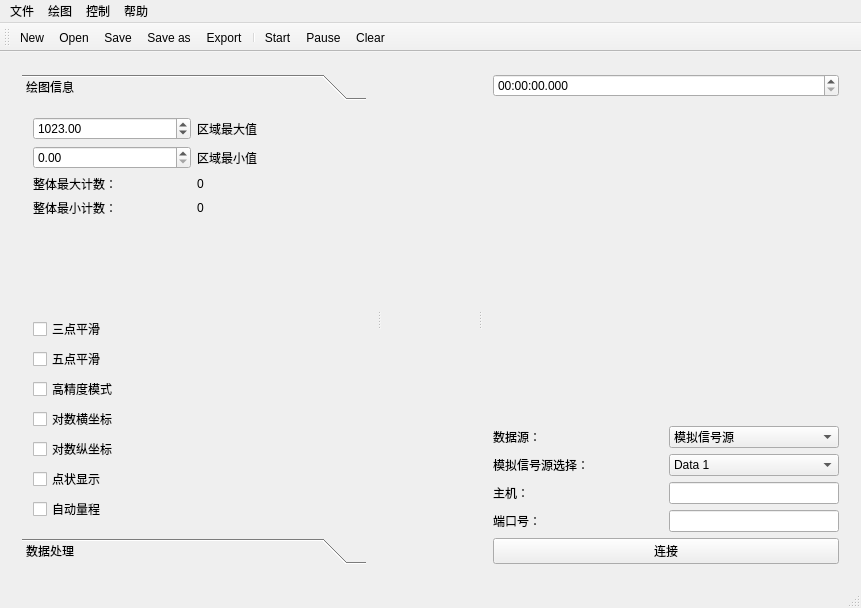
<?xml version="1.0" encoding="UTF-8"?>
<ui version="4.0">
 <class>MainWindow</class>
 <widget class="QMainWindow" name="MainWindow">
  <property name="geometry">
   <rect>
    <x>0</x>
    <y>0</y>
    <width>861</width>
    <height>608</height>
   </rect>
  </property>
  <property name="windowTitle">
   <string>MainWindow</string>
  </property>
  <widget class="QWidget" name="centralWidget">
   <layout class="QGridLayout" name="gridLayout">
    <item row="0" column="0">
     <widget class="QSplitter" name="splitter_2">
      <property name="sizePolicy">
       <sizepolicy hsizetype="Expanding" vsizetype="Preferred">
        <horstretch>0</horstretch>
        <verstretch>0</verstretch>
       </sizepolicy>
      </property>
      <property name="orientation">
       <enum>Qt::Horizontal</enum>
      </property>
      <widget class="QWidget" name="verticalLayoutWidget_3">
       <layout class="QVBoxLayout" name="LeftLay">
        <item>
         <widget class="QToolBox" name="LeftTool">
          <property name="frameShape">
           <enum>QFrame::NoFrame</enum>
          </property>
          <property name="currentIndex">
           <number>0</number>
          </property>
          <widget class="QWidget" name="InfoPage">
           <property name="geometry">
            <rect>
             <x>0</x>
             <y>0</y>
             <width>348</width>
             <height>431</height>
            </rect>
           </property>
           <property name="toolTip">
            <string>&lt;html&gt;&lt;head/&gt;&lt;body&gt;&lt;p&gt;&lt;br/&gt;&lt;/p&gt;&lt;/body&gt;&lt;/html&gt;</string>
           </property>
           <attribute name="label">
            <string>绘图信息</string>
           </attribute>
           <layout class="QVBoxLayout" name="verticalLayout">
            <item>
             <layout class="QHBoxLayout" name="horizontalLayout">
              <item>
               <widget class="QDoubleSpinBox" name="XmaxSpinBox">
                <property name="maximum">
                 <double>10000.000000000000000</double>
                </property>
                <property name="value">
                 <double>1023.000000000000000</double>
                </property>
               </widget>
              </item>
              <item>
               <widget class="QLabel" name="label_2">
                <property name="text">
                 <string>区域最大值</string>
                </property>
               </widget>
              </item>
             </layout>
            </item>
            <item>
             <layout class="QHBoxLayout" name="horizontalLayout_4">
              <item>
               <widget class="QDoubleSpinBox" name="XminSpinBox">
                <property name="maximum">
                 <double>10000.000000000000000</double>
                </property>
               </widget>
              </item>
              <item>
               <widget class="QLabel" name="label_3">
                <property name="text">
                 <string>区域最小值</string>
                </property>
               </widget>
              </item>
             </layout>
            </item>
            <item>
             <layout class="QHBoxLayout" name="horizontalLayout_8">
              <item>
               <widget class="QLabel" name="label">
                <property name="text">
                 <string>整体最大计数：</string>
                </property>
               </widget>
              </item>
              <item>
               <widget class="QLabel" name="MaxCount">
                <property name="text">
                 <string>0</string>
                </property>
               </widget>
              </item>
             </layout>
            </item>
            <item>
             <layout class="QHBoxLayout" name="horizontalLayout_9">
              <item>
               <widget class="QLabel" name="label_4">
                <property name="text">
                 <string>整体最小计数：</string>
                </property>
               </widget>
              </item>
              <item>
               <widget class="QLabel" name="MinCount">
                <property name="text">
                 <string>0</string>
                </property>
               </widget>
              </item>
             </layout>
            </item>
            <item>
             <spacer name="verticalSpacer">
              <property name="orientation">
               <enum>Qt::Vertical</enum>
              </property>
              <property name="sizeHint" stdset="0">
               <size>
                <width>20</width>
                <height>40</height>
               </size>
              </property>
             </spacer>
            </item>
            <item>
             <layout class="QHBoxLayout" name="horizontalLayout_6">
              <item>
               <widget class="QCheckBox" name="TPFBox">
                <property name="text">
                 <string>三点平滑</string>
                </property>
               </widget>
              </item>
             </layout>
            </item>
            <item>
             <layout class="QHBoxLayout" name="horizontalLayout_7">
              <item>
               <widget class="QCheckBox" name="FPFBox">
                <property name="text">
                 <string>五点平滑</string>
                </property>
               </widget>
              </item>
             </layout>
            </item>
            <item>
             <layout class="QHBoxLayout" name="horizontalLayout_11">
              <item>
               <widget class="QCheckBox" name="HAFBox">
                <property name="text">
                 <string>高精度模式</string>
                </property>
               </widget>
              </item>
             </layout>
            </item>
            <item>
             <layout class="QHBoxLayout" name="horizontalLayout_2">
              <item>
               <widget class="QCheckBox" name="LogXBox">
                <property name="text">
                 <string>对数横坐标</string>
                </property>
               </widget>
              </item>
             </layout>
            </item>
            <item>
             <layout class="QHBoxLayout" name="horizontalLayout_3">
              <item>
               <widget class="QCheckBox" name="LogYBox">
                <property name="text">
                 <string>对数纵坐标</string>
                </property>
               </widget>
              </item>
             </layout>
            </item>
            <item>
             <layout class="QHBoxLayout" name="horizontalLayout_5">
              <item>
               <widget class="QCheckBox" name="DotBox">
                <property name="text">
                 <string>点状显示</string>
                </property>
               </widget>
              </item>
             </layout>
            </item>
            <item>
             <layout class="QHBoxLayout" name="horizontalLayout_10">
              <item>
               <widget class="QCheckBox" name="AutoBox">
                <property name="text">
                 <string>自动量程</string>
                </property>
               </widget>
              </item>
             </layout>
            </item>
           </layout>
          </widget>
          <widget class="QWidget" name="ProcessPage">
           <property name="geometry">
            <rect>
             <x>0</x>
             <y>0</y>
             <width>348</width>
             <height>431</height>
            </rect>
           </property>
           <attribute name="label">
            <string>数据处理</string>
           </attribute>
          </widget>
         </widget>
        </item>
       </layout>
      </widget>
      <widget class="QSplitter" name="splitter">
       <property name="orientation">
        <enum>Qt::Horizontal</enum>
       </property>
       <widget class="QWidget" name="verticalLayoutWidget_2">
        <layout class="QVBoxLayout" name="MidLay">
         <property name="leftMargin">
          <number>5</number>
         </property>
         <property name="topMargin">
          <number>5</number>
         </property>
         <property name="rightMargin">
          <number>5</number>
         </property>
         <property name="bottomMargin">
          <number>5</number>
         </property>
         <item>
          <spacer name="horizontalSpacer">
           <property name="orientation">
            <enum>Qt::Horizontal</enum>
           </property>
           <property name="sizeHint" stdset="0">
            <size>
             <width>40</width>
             <height>20</height>
            </size>
           </property>
          </spacer>
         </item>
        </layout>
       </widget>
       <widget class="QWidget" name="verticalLayoutWidget">
        <layout class="QVBoxLayout" name="RightLay" stretch="0,0,0,0,0,0,0">
         <item>
          <widget class="QTimeEdit" name="timeEdit">
           <property name="displayFormat">
            <string>HH:mm:ss.zzz</string>
           </property>
          </widget>
         </item>
         <item>
          <spacer name="verticalSpacer_2">
           <property name="orientation">
            <enum>Qt::Vertical</enum>
           </property>
           <property name="sizeHint" stdset="0">
            <size>
             <width>20</width>
             <height>40</height>
            </size>
           </property>
          </spacer>
         </item>
         <item>
          <layout class="QHBoxLayout" name="horizontalLayout_14">
           <item>
            <widget class="QLabel" name="label_7">
             <property name="text">
              <string>数据源：</string>
             </property>
            </widget>
           </item>
           <item>
            <widget class="QComboBox" name="SourcecomboBox">
             <property name="sizePolicy">
              <sizepolicy hsizetype="Preferred" vsizetype="Fixed">
               <horstretch>0</horstretch>
               <verstretch>0</verstretch>
              </sizepolicy>
             </property>
             <property name="minimumSize">
              <size>
               <width>0</width>
               <height>0</height>
              </size>
             </property>
             <item>
              <property name="text">
               <string>模拟信号源</string>
              </property>
             </item>
             <item>
              <property name="text">
               <string>外部服务器</string>
              </property>
             </item>
            </widget>
           </item>
          </layout>
         </item>
         <item>
          <layout class="QHBoxLayout" name="horizontalLayout_15">
           <item>
            <widget class="QLabel" name="label_8">
             <property name="text">
              <string>模拟信号源选择：</string>
             </property>
            </widget>
           </item>
           <item>
            <widget class="QComboBox" name="SimcomboBox">
             <item>
              <property name="text">
               <string>Data 1</string>
              </property>
             </item>
             <item>
              <property name="text">
               <string>Data 2</string>
              </property>
             </item>
             <item>
              <property name="text">
               <string>Data 3</string>
              </property>
             </item>
             <item>
              <property name="text">
               <string>Data 4</string>
              </property>
             </item>
             <item>
              <property name="text">
               <string>Data 5</string>
              </property>
             </item>
            </widget>
           </item>
          </layout>
         </item>
         <item>
          <layout class="QHBoxLayout" name="horizontalLayout_12">
           <item>
            <widget class="QLabel" name="label_5">
             <property name="text">
              <string>主机：</string>
             </property>
            </widget>
           </item>
           <item>
            <widget class="QLineEdit" name="hostlineEdit">
             <property name="sizePolicy">
              <sizepolicy hsizetype="Preferred" vsizetype="Fixed">
               <horstretch>0</horstretch>
               <verstretch>0</verstretch>
              </sizepolicy>
             </property>
             <property name="minimumSize">
              <size>
               <width>0</width>
               <height>0</height>
              </size>
             </property>
            </widget>
           </item>
          </layout>
         </item>
         <item>
          <layout class="QHBoxLayout" name="horizontalLayout_13">
           <item>
            <widget class="QLabel" name="label_6">
             <property name="text">
              <string>端口号：</string>
             </property>
            </widget>
           </item>
           <item>
            <widget class="QLineEdit" name="portlineEdit">
             <property name="sizePolicy">
              <sizepolicy hsizetype="Preferred" vsizetype="Fixed">
               <horstretch>0</horstretch>
               <verstretch>0</verstretch>
              </sizepolicy>
             </property>
             <property name="minimumSize">
              <size>
               <width>0</width>
               <height>0</height>
              </size>
             </property>
            </widget>
           </item>
          </layout>
         </item>
         <item>
          <widget class="QPushButton" name="linkButton">
           <property name="text">
            <string>连接</string>
           </property>
          </widget>
         </item>
        </layout>
       </widget>
      </widget>
     </widget>
    </item>
   </layout>
  </widget>
  <widget class="QStatusBar" name="statusBar"/>
  <widget class="QMenuBar" name="menuBar">
   <property name="geometry">
    <rect>
     <x>0</x>
     <y>0</y>
     <width>861</width>
     <height>26</height>
    </rect>
   </property>
   <widget class="QMenu" name="menuFile">
    <property name="title">
     <string>文件</string>
    </property>
    <addaction name="actionNew"/>
    <addaction name="actionOpen"/>
    <addaction name="separator"/>
    <addaction name="actionSave"/>
    <addaction name="actionSave_as"/>
    <addaction name="actionExport"/>
   </widget>
   <widget class="QMenu" name="menuPlot">
    <property name="title">
     <string>绘图</string>
    </property>
   </widget>
   <widget class="QMenu" name="menuCtrl">
    <property name="title">
     <string>控制</string>
    </property>
    <addaction name="actionStart"/>
    <addaction name="actionPause"/>
    <addaction name="actionClear"/>
   </widget>
   <widget class="QMenu" name="menuHelp">
    <property name="title">
     <string>帮助</string>
    </property>
   </widget>
   <addaction name="menuFile"/>
   <addaction name="menuPlot"/>
   <addaction name="menuCtrl"/>
   <addaction name="menuHelp"/>
  </widget>
  <widget class="QToolBar" name="mainToolBar">
   <attribute name="toolBarArea">
    <enum>TopToolBarArea</enum>
   </attribute>
   <attribute name="toolBarBreak">
    <bool>false</bool>
   </attribute>
   <addaction name="actionNew"/>
   <addaction name="actionOpen"/>
   <addaction name="actionSave"/>
   <addaction name="actionSave_as"/>
   <addaction name="actionExport"/>
   <addaction name="separator"/>
   <addaction name="actionStart"/>
   <addaction name="actionPause"/>
   <addaction name="actionClear"/>
  </widget>
  <action name="actionNew">
   <property name="icon">
    <iconset resource="icon.qrc">
     <normaloff>:/icon/icon/icons8-add-new-64.png</normaloff>:/icon/icon/icons8-add-new-64.png</iconset>
   </property>
   <property name="text">
    <string>New</string>
   </property>
   <property name="shortcut">
    <string>Ctrl+N</string>
   </property>
  </action>
  <action name="actionOpen">
   <property name="icon">
    <iconset resource="icon.qrc">
     <normaloff>:/icon/icon/icons8-file-64.png</normaloff>:/icon/icon/icons8-file-64.png</iconset>
   </property>
   <property name="text">
    <string>Open...</string>
   </property>
   <property name="shortcut">
    <string>Ctrl+O</string>
   </property>
  </action>
  <action name="actionSave">
   <property name="icon">
    <iconset resource="icon.qrc">
     <normaloff>:/icon/icon/icons8-save-64.png</normaloff>:/icon/icon/icons8-save-64.png</iconset>
   </property>
   <property name="text">
    <string>Save...</string>
   </property>
   <property name="shortcut">
    <string>Ctrl+S</string>
   </property>
  </action>
  <action name="actionExport">
   <property name="icon">
    <iconset resource="icon.qrc">
     <normaloff>:/icon/icon/icons8-export-64.png</normaloff>:/icon/icon/icons8-export-64.png</iconset>
   </property>
   <property name="text">
    <string>Export</string>
   </property>
   <property name="toolTip">
    <string>Export</string>
   </property>
  </action>
  <action name="actionExit">
   <property name="text">
    <string>Exit</string>
   </property>
  </action>
  <action name="actionStart">
   <property name="icon">
    <iconset resource="icon.qrc">
     <normaloff>:/icon/icon/icons8-play-64.png</normaloff>:/icon/icon/icons8-play-64.png</iconset>
   </property>
   <property name="text">
    <string>Start</string>
   </property>
   <property name="shortcut">
    <string>F5</string>
   </property>
  </action>
  <action name="actionPause">
   <property name="icon">
    <iconset resource="icon.qrc">
     <normaloff>:/icon/icon/icons8-pause-64.png</normaloff>:/icon/icon/icons8-pause-64.png</iconset>
   </property>
   <property name="text">
    <string>Pause</string>
   </property>
   <property name="shortcut">
    <string>F6</string>
   </property>
  </action>
  <action name="actionClear">
   <property name="icon">
    <iconset resource="icon.qrc">
     <normaloff>:/icon/icon/icons8-stop-64.png</normaloff>:/icon/icon/icons8-stop-64.png</iconset>
   </property>
   <property name="text">
    <string>Clear</string>
   </property>
   <property name="shortcut">
    <string>F7</string>
   </property>
  </action>
  <action name="actionTest">
   <property name="icon">
    <iconset resource="icon.qrc">
     <normaloff>:/icon/icon/icons8-repeat-one-64.png</normaloff>:/icon/icon/icons8-repeat-one-64.png</iconset>
   </property>
   <property name="text">
    <string>Test</string>
   </property>
  </action>
  <action name="actionSave_as">
   <property name="icon">
    <iconset resource="icon.qrc">
     <normaloff>:/icon/icon/icons8-save-as-64.png</normaloff>:/icon/icon/icons8-save-as-64.png</iconset>
   </property>
   <property name="text">
    <string>Save as</string>
   </property>
  </action>
 </widget>
 <layoutdefault spacing="6" margin="11"/>
 <resources>
  <include location="icon.qrc"/>
 </resources>
 <connections/>
</ui>
